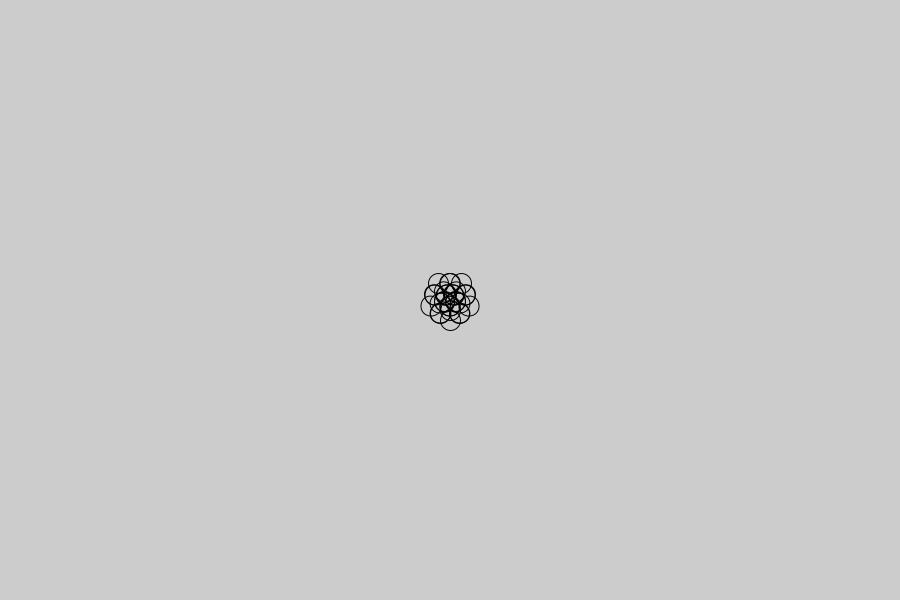
Frame 1 (no input)
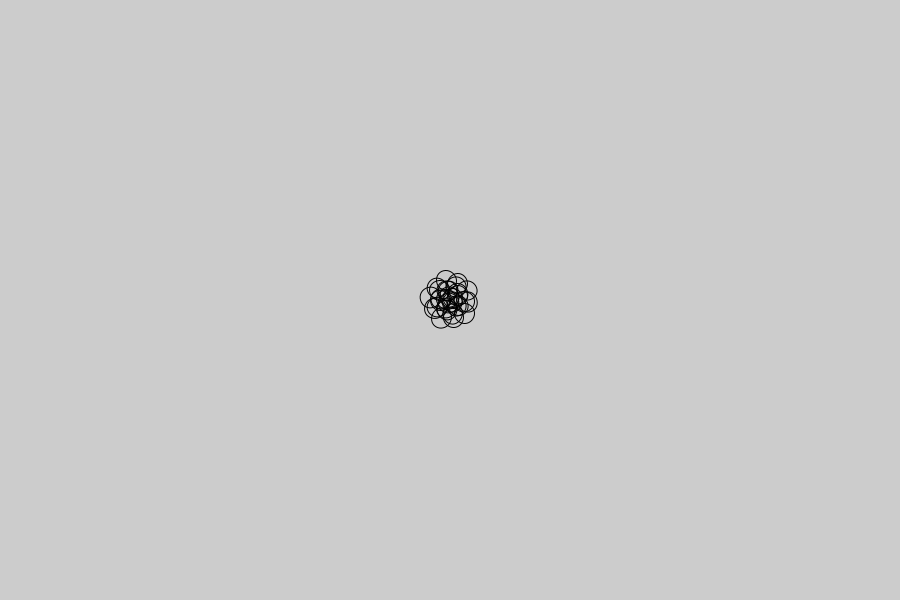
Frame 60 (the mouse pressed at the canvas centre just before this capture)
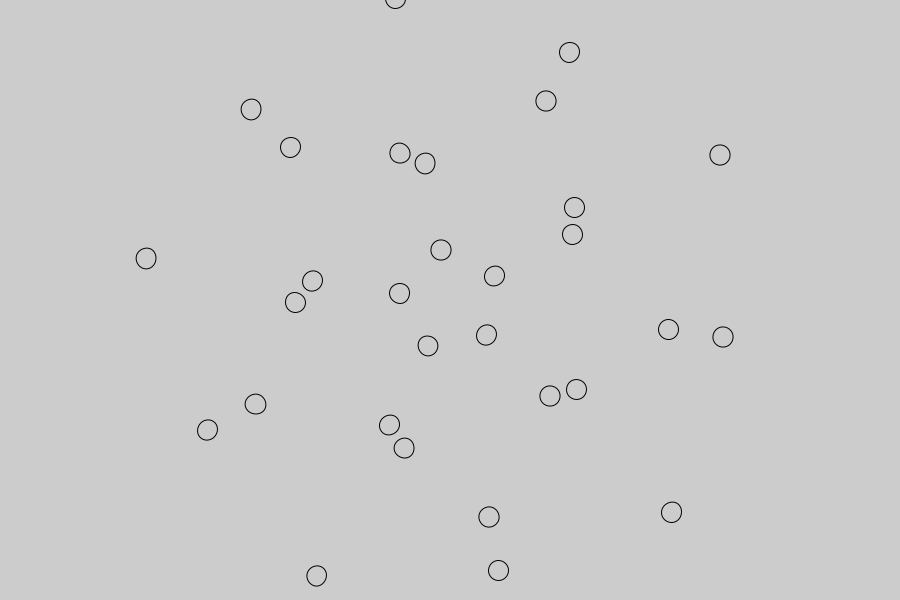
Frame 120 (the mouse held since frame 60 and released just before this capture)

The Processing sketch that drew these frames (run headless with seeded random() and noise(); from frame 60 on, the mouse is pressed at the canvas centre):

// Processing sketch: ART331_38_BasicPatterns05
// ── ART331_38_BasicPatterns05.pde
float angle = 0.0;
float speed = 0.005;
int numCircles = 5;

void setup() {
  size(900, 600);
  noFill();
}

void draw() {
  float l0 = map(mouseX, 0, width, 10, 300);
  float l1 = map(mouseY, 0, height, 10, 300);
  
  background(204);
  
  translate(width/2, height/2);
  rotate(angle);
  for(int i=0; i<numCircles; i++) {
    pushMatrix();
      rotate(i * TWO_PI/numCircles);
      translate(0, l0);
      ellipse(0, 0, 20, 20);

      rotate(angle);
      for(int j=0; j<numCircles; j++) {
        pushMatrix();
          rotate(j * TWO_PI/numCircles);
          translate(0, l1);
          ellipse(0, 0, 20, 20);
        popMatrix();
      }
     popMatrix();
  }

  angle += speed;
}

void mousePressed() {
  speed = 0.0;
}

void mouseReleased() {
  speed = 0.005;
}
